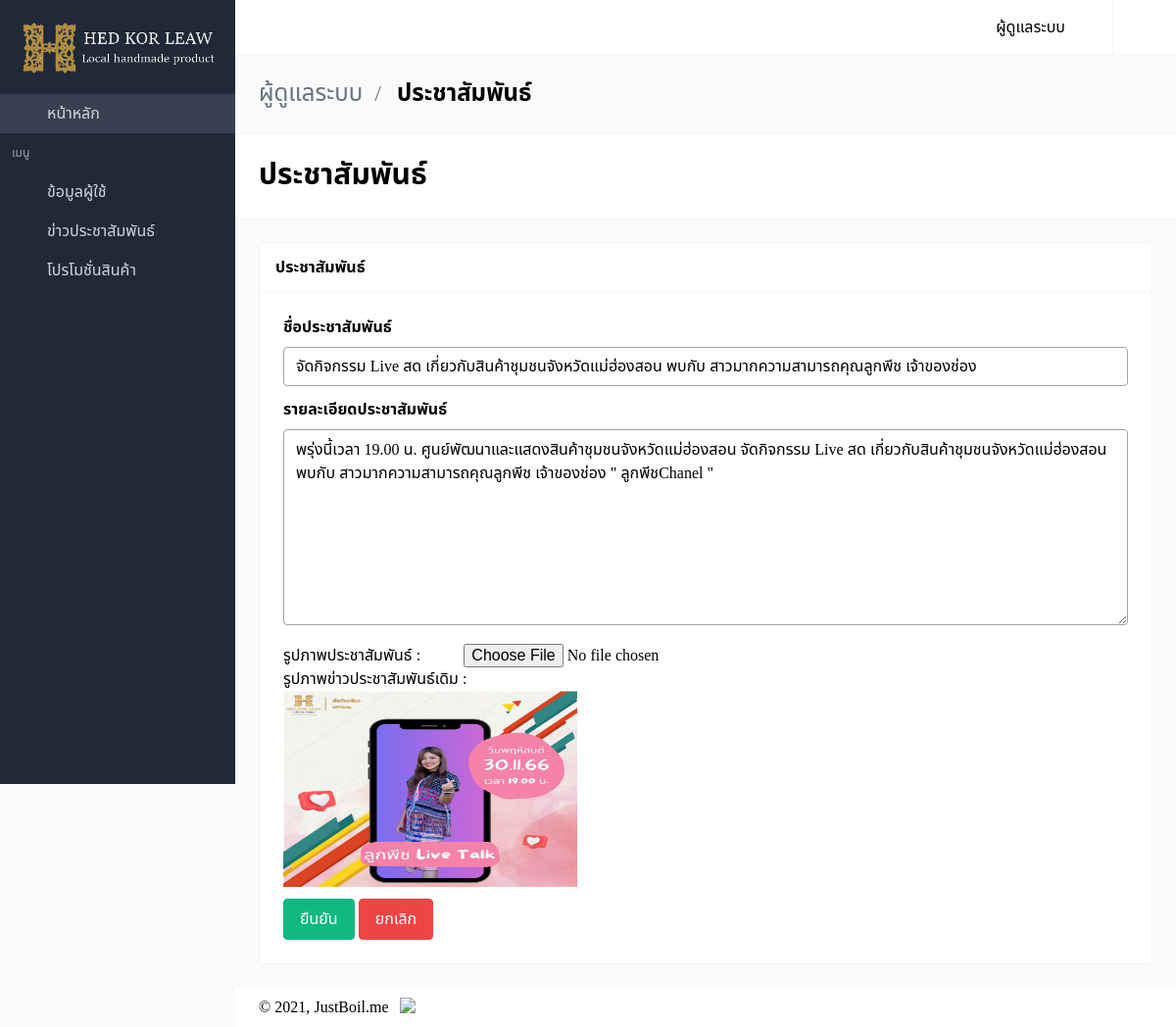
Page /admin/editornews.php?id=2 (signed in) on the committed database.
### tables this page shows
CREATE TABLE `new` (
  `new_id` int(11) NOT NULL,
  `title` varchar(200) DEFAULT NULL,
  `detail` varchar(200) DEFAULT NULL,
  `pic_new` varchar(250) DEFAULT NULL
);

### admin/editornews.php (the view, shortened to what this page needs)
<?php
require_once "../connectDB.php";
if (!$_SESSION['userid']) {
  header("Location: index.php");
} else {
?>
<!DOCTYPE html>
<html lang="en" class="">
<head>
  <link rel="stylesheet" href="css/main.css?v=1628755089081">
</head>
<body>
<div id="app">
  <nav id="navbar-main" class="navbar is-fixed-top">
    <div class="navbar-menu" id="navbar-menu">
        <div class="navbar-item dropdown has-divider has-user-avatar">
          <a class="navbar-link">
            <div class="is-user-name"><span>ผู้ดูแลระบบ</span></div>
            <span class="icon"><i class="mdi mdi-chevron-down"></i></span>
          </a>
        </div>
        <a title="Log out" class="navbar-item desktop-icon-only">
          <span class="icon"><i class="mdi mdi-logout"></i></span>
        </a>
      </div>
    </div>
  <aside class="aside is-placed-left is-expanded">
    <div class="aside-tools">
      <div>
        <img src="../assets/img/logo_four_white.png" alt="">
      </div>
    </div>
    <div class="menu is-menu-main">
      <ul class="menu-list">
        <li class="active">
          <a href="index.php">
            <span class="icon"><i class="mdi mdi-desktop-mac"></i></span>
            <span class="menu-item-label">หน้าหลัก</span>
          </a>
        </li>
      </ul>
      <p class="menu-label">เมนู</p>
      <ul class="menu-list">
        <li>
          <a class="dropdown">
            <span class="icon"><i class="mdi mdi-account-circle"></i></span>
            <span class="menu-item-label">ข้อมูลผู้ใช้</span>
            <span class="icon"><i class="mdi mdi-plus"></i></span>
          </a>
        </li>
        <li class="--set-active-tables-html">
          <a href="news.php">
            <span class="icon"><i class="mdi mdi-square-edit-outline"></i></span>
            <span class="menu-item-label">ข่าวประชาสัมพันธ์</span>
          </a>
        </li>
        <li class="--set-active-forms-html">
          <a href="board.php">
            <span class="icon"><i class="mdi mdi-square-edit-outline"></i></span>
            <span class="menu-item-label">โปรโมชั่นสินค้า</span>
          </a>
        </li>
      </ul>
    </div>
  </aside>
<section class="is-title-bar">
  <div class="flex flex-col md:flex-row items-center justify-between space-y-6 md:space-y-0">
    <ul>
      <li>ผู้ดูแลระบบ</li>
      <li>ประชาสัมพันธ์</li>
    </ul>
  </div>
</section>
<section class="is-hero-bar">
  <div class="flex flex-col md:flex-row items-center justify-between space-y-6 md:space-y-0">
    <h1 class="title">
    ประชาสัมพันธ์
    </h1>
  </div>
</section>
  <section class="section main-section">
    <div class="card">
      <header class="card-header">
        <p class="card-header-title">
        ประชาสัมพันธ์
        </p>
      </header>
      <div class="card-content">
      <?php
        if(isset($_GET['id'])){
          $id = $_GET['id'];
        }else{
          $id = "";
        }
          $sql = "SELECT * FROM `new` WHERE new_id = '$id'";
          $result = mysqli_query($conn,$sql);
          $row = mysqli_fetch_array($result);
      ?>
        <form action="CRUDnews/updatenews.php" method="post" enctype="multipart/form-data">
          <div class="field">
            <label class="label">ชื่อประชาสัมพันธ์</label>
            <div class="control">
              <input type="text" name="title" class="input" value="<?php echo $row['title']?>" required>
            </div>
          </div>
          <div class="field">
            <label class="label">รายละเอียดประชาสัมพันธ์</label>
            <div class="control">
            <textarea name="detail" class="input" cols="132" rows="20" style="height: 200px;"><?php echo $row['detail']?></textarea>
            </div>
          </div>
          <div class="field">
          <label for="pro_img">รูปภาพประชาสัมพันธ์ : </label>
          <input name="pic_new" type="file" size="40" accept=".jpg, .jpeg, .png" style="margin-left: 40px;" />
          <br>
          <label>รูปภาพข่าวประชาสัมพันธ์เดิม : </label>
          <img src="../assets/img/latest-news/<?php echo $row['pic_new']?>"
          style="background-position: center;
                 background-size: cover;
                 height: 200px;
                 width: 300px;">
        </div>
          <div class="field">
            <div class="control">
              <button type="submit" name="submitupdatenews" class="button green">
                ยืนยัน
              </button>
              <button type="submit" class="button red">
                ยกเลิก
              </button>
            </div>
          </div>
        </form>
      </div>
    </div>
  </section>
<footer class="footer">
  <div class="flex flex-col md:flex-row items-center justify-between space-y-3 md:space-y-0">
    <div class="flex items-center justify-start space-x-3">
      <div>
        © 2021, JustBoil.me
      </div>
      <a href="https://github.com/justboil/admin-one-tailwind" style="height: 20px">
        <img src="https://img.shields.io/github/v/release/justboil/admin-one-tailwind?color=%23999">
      </a>
    </div>
  </div>
</footer>
<link rel="stylesheet" href="https://cdn.materialdesignicons.com/4.9.95/css/materialdesignicons.min.css">
</body>
</html>
<?php } ?>

### rows in the picture
new: title "จัดกิจกรรม Live สด เกี่ยวกับสินค้าชุมชนจังหวัดแม่ฮ่องสอน พบกับ สาวมากความสามารถคุณลูกพีช เจ้าของช่อง", detail "พรุ่งนี้เวลา 19.00 น. ศูนย์พัฒนาและแสดงสินค้าชุมชนจังหวัดแม่ฮ่องสอน จัดกิจกรรม Live สด เกี่ยวกับสินค้าชุมชนจังหวัดแม่ฮ่องสอนพบกับ สาวมากความสามารถคุณลูกพีช เจ้าของช่อง \" ลูกพีชChanel \"", pic_new (picture)
